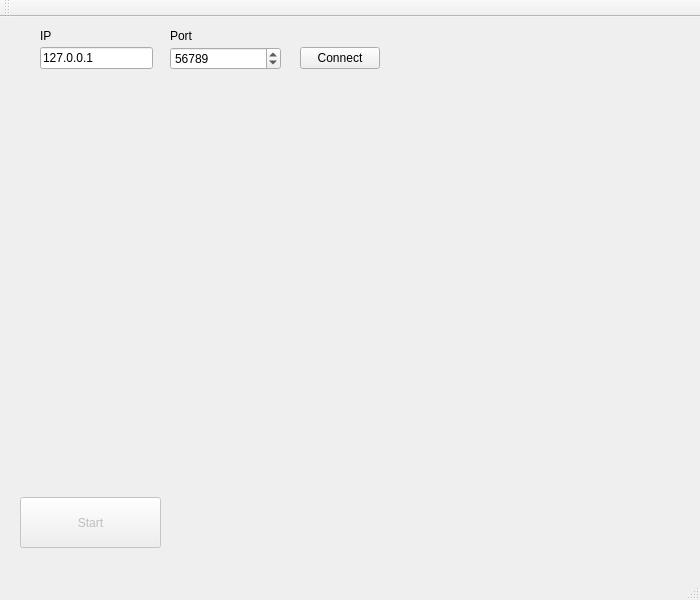
<?xml version="1.0" encoding="UTF-8"?>
<ui version="4.0">
 <class>MainWindow</class>
 <widget class="QMainWindow" name="MainWindow">
  <property name="geometry">
   <rect>
    <x>0</x>
    <y>0</y>
    <width>700</width>
    <height>600</height>
   </rect>
  </property>
  <property name="minimumSize">
   <size>
    <width>700</width>
    <height>600</height>
   </size>
  </property>
  <property name="maximumSize">
   <size>
    <width>700</width>
    <height>600</height>
   </size>
  </property>
  <property name="windowTitle">
   <string>MainWindow</string>
  </property>
  <widget class="QWidget" name="centralWidget">
   <widget class="QLineEdit" name="textIP">
    <property name="geometry">
     <rect>
      <x>40</x>
      <y>30</y>
      <width>113</width>
      <height>22</height>
     </rect>
    </property>
    <property name="text">
     <string>127.0.0.1</string>
    </property>
   </widget>
   <widget class="QSpinBox" name="spinPort">
    <property name="geometry">
     <rect>
      <x>170</x>
      <y>30</y>
      <width>111</width>
      <height>23</height>
     </rect>
    </property>
    <property name="maximum">
     <number>100000</number>
    </property>
    <property name="value">
     <number>56789</number>
    </property>
   </widget>
   <widget class="QPushButton" name="buttonConnect">
    <property name="geometry">
     <rect>
      <x>300</x>
      <y>30</y>
      <width>80</width>
      <height>22</height>
     </rect>
    </property>
    <property name="text">
     <string>Connect</string>
    </property>
   </widget>
   <widget class="QWidget" name="gridLayoutWidget">
    <property name="geometry">
     <rect>
      <x>50</x>
      <y>60</y>
      <width>611</width>
      <height>371</height>
     </rect>
    </property>
    <layout class="QGridLayout" name="gridGame"/>
   </widget>
   <widget class="QPushButton" name="buttonStart">
    <property name="enabled">
     <bool>false</bool>
    </property>
    <property name="geometry">
     <rect>
      <x>20</x>
      <y>480</y>
      <width>141</width>
      <height>51</height>
     </rect>
    </property>
    <property name="text">
     <string>Start</string>
    </property>
   </widget>
   <widget class="QLabel" name="labelIP">
    <property name="geometry">
     <rect>
      <x>40</x>
      <y>10</y>
      <width>54</width>
      <height>17</height>
     </rect>
    </property>
    <property name="text">
     <string>IP</string>
    </property>
   </widget>
   <widget class="QLabel" name="labelPort">
    <property name="geometry">
     <rect>
      <x>170</x>
      <y>10</y>
      <width>54</width>
      <height>17</height>
     </rect>
    </property>
    <property name="text">
     <string>Port</string>
    </property>
   </widget>
   <widget class="QLabel" name="labelVoters">
    <property name="geometry">
     <rect>
      <x>20</x>
      <y>460</y>
      <width>551</width>
      <height>17</height>
     </rect>
    </property>
    <property name="text">
     <string/>
    </property>
   </widget>
  </widget>
  <widget class="QMenuBar" name="menuBar">
   <property name="geometry">
    <rect>
     <x>0</x>
     <y>0</y>
     <width>700</width>
     <height>22</height>
    </rect>
   </property>
  </widget>
  <widget class="QToolBar" name="mainToolBar">
   <attribute name="toolBarArea">
    <enum>TopToolBarArea</enum>
   </attribute>
   <attribute name="toolBarBreak">
    <bool>false</bool>
   </attribute>
  </widget>
  <widget class="QStatusBar" name="statusBar"/>
 </widget>
 <layoutdefault spacing="6" margin="11"/>
 <resources/>
 <connections/>
</ui>
